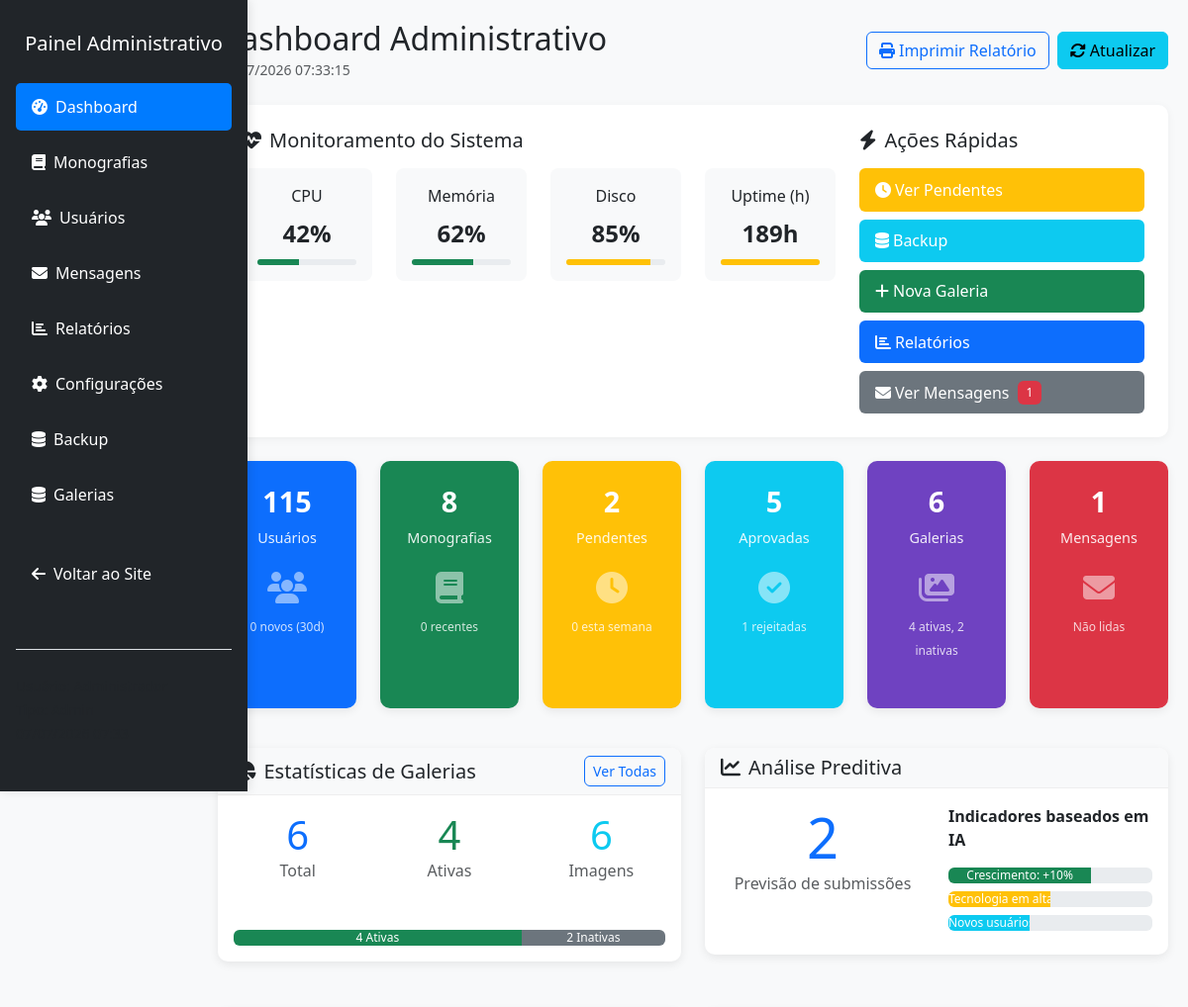
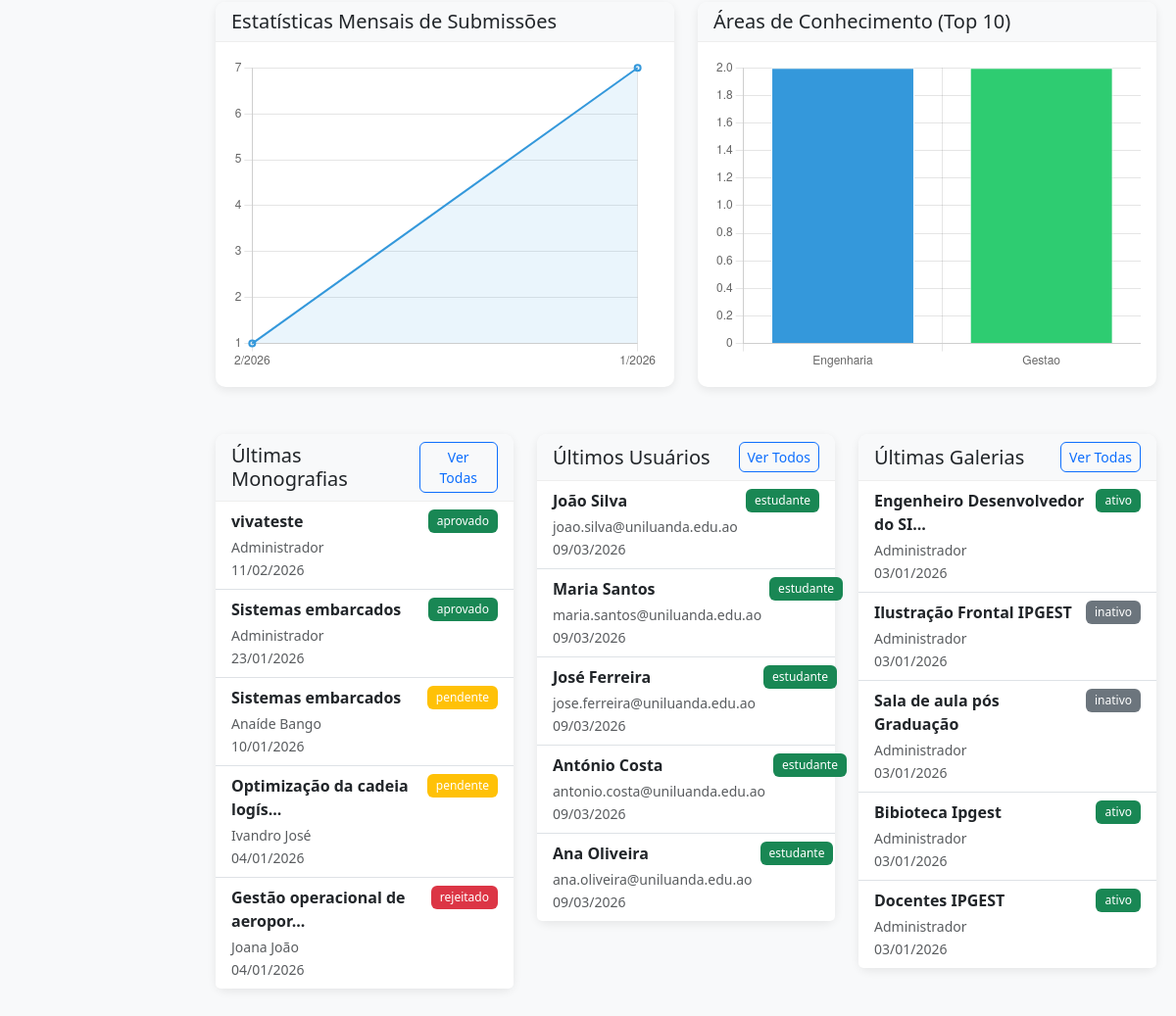
Page /admin/dashboard.php (signed in) on the committed database (2 pictures, top to bottom).
### tables this page shows
CREATE TABLE `monografias` (
  `id` int NOT NULL AUTO_INCREMENT,
  `titulo` varchar(255) NOT NULL,
  `resumo` text NOT NULL,
  `autor_id` int NOT NULL,
  `orientador` varchar(100) DEFAULT NULL,
  `curso` varchar(100) DEFAULT NULL,
  `palavras_chave` varchar(255) DEFAULT NULL,
  `arquivo` varchar(255) NOT NULL,
  `data_publicacao` date DEFAULT NULL,
  `status` enum('pendente','aprovado','rejeitado') DEFAULT 'pendente',
  `data_submissao` timestamp NULL DEFAULT CURRENT_TIMESTAMP,
  `area` varchar(150) DEFAULT NULL,
  `tipo_documento` varchar(50) DEFAULT NULL,
  PRIMARY KEY (`id`),
  KEY `autor_id` (`autor_id`),
  KEY `idx_monografias_autor` (`autor_id`),
  KEY `idx_monografias_titulo` (`titulo`),
  KEY `idx_monografias_palavras_chave` (`palavras_chave`),
  FULLTEXT KEY `ft_titulo_palavras` (`titulo`,`palavras_chave`),
  FULLTEXT KEY `titulo` (`titulo`,`resumo`,`palavras_chave`),
  CONSTRAINT `fk_monografias_autor` FOREIGN KEY (`autor_id`) REFERENCES `usuarios` (`id`) ON DELETE CASCADE ON UPDATE CASCADE
);

CREATE TABLE `usuarios` (
  `id` int NOT NULL AUTO_INCREMENT,
  `nome` varchar(100) NOT NULL,
  `email` varchar(100) NOT NULL,
  `password` varchar(255) NOT NULL,
  `tipo` enum('admin','estudante','professor') DEFAULT 'estudante',
  `foto` varchar(255) DEFAULT 'default.png',
  `data_criacao` timestamp NULL DEFAULT CURRENT_TIMESTAMP,
  `data_atualizacao` timestamp NULL DEFAULT CURRENT_TIMESTAMP ON UPDATE CURRENT_TIMESTAMP,
  PRIMARY KEY (`id`),
  UNIQUE KEY `email` (`email`)
);

CREATE TABLE `galerias` (
  `id` int NOT NULL AUTO_INCREMENT,
  `titulo` varchar(255) NOT NULL,
  `descricao` text,
  `imagem` varchar(255) NOT NULL,
  `categoria_id` int DEFAULT NULL,
  `status` enum('ativo','inativo') DEFAULT 'ativo',
  `usuario_id` int DEFAULT NULL,
  `data_criacao` timestamp NULL DEFAULT CURRENT_TIMESTAMP,
  `visualizacoes` int DEFAULT '0',
  PRIMARY KEY (`id`),
  KEY `idx_status` (`status`),
  KEY `idx_categoria` (`categoria_id`),
  KEY `idx_data` (`data_criacao`),
  KEY `fk_galerias_usuario` (`usuario_id`),
  CONSTRAINT `fk_galerias_usuario` FOREIGN KEY (`usuario_id`) REFERENCES `usuarios` (`id`) ON DELETE SET NULL ON UPDATE CASCADE,
  CONSTRAINT `galerias_ibfk_1` FOREIGN KEY (`categoria_id`) REFERENCES `categorias_galeria` (`id`) ON DELETE SET NULL
);

### admin/dashboard.php (the view, shortened to what the rows shown need)
<?php
$database = new Database();
$db = $database->getConnection();
try {
    $areasQuery = "SELECT area, COUNT(*) as total
                   FROM monografias
                   WHERE area IS NOT NULL AND status = 'aprovado'
                   GROUP BY area
                   ORDER BY total DESC
                   LIMIT 10";
    $areasStats = $db->query($areasQuery)->fetchAll(PDO::FETCH_ASSOC);
} catch (Exception $e) {
    $areasStats = [];
    error_log("Erro ao buscar estatísticas por área: " . $e->getMessage());
}
try {
    $monthlyQuery = "SELECT
        YEAR(data_submissao) as ano,
        MONTH(data_submissao) as mes,
        COUNT(*) as total,
        SUM(CASE WHEN status = 'aprovado' THEN 1 ELSE 0 END) as aprovadas,
        SUM(CASE WHEN status = 'pendente' THEN 1 ELSE 0 END) as pendentes,
        SUM(CASE WHEN status = 'rejeitado' THEN 1 ELSE 0 END) as rejeitadas
        FROM monografias
        WHERE data_submissao >= DATE_SUB(NOW(), INTERVAL 12 MONTH)
        GROUP BY YEAR(data_submissao), MONTH(data_submissao)
        ORDER BY ano DESC, mes DESC";
    $monthlyStats = $db->query($monthlyQuery)->fetchAll(PDO::FETCH_ASSOC);
} catch (Exception $e) {
    $monthlyStats = [];
    error_log("Erro ao buscar estatísticas mensais: " . $e->getMessage());
}
try {
    $latestMonografias = $db->query("SELECT m.*, u.nome as autor FROM monografias m
                    LEFT JOIN usuarios u ON m.autor_id = u.id
                    ORDER BY m.data_submissao DESC LIMIT 5")->fetchAll(PDO::FETCH_ASSOC);
} catch (Exception $e) {
    $latestMonografias = [];
    error_log("Erro ao buscar últimas monografias: " . $e->getMessage());
}
try {
    $latestUsers = $db->query("SELECT * FROM usuarios ORDER BY data_criacao DESC LIMIT 5")->fetchAll(PDO::FETCH_ASSOC);
} catch (Exception $e) {
    $latestUsers = [];
    error_log("Erro ao buscar últimos usuários: " . $e->getMessage());
}
try {
    $latestGalerias = $db->query("SELECT g.*, u.nome as autor FROM galerias g
                    LEFT JOIN usuarios u ON g.usuario_id = u.id
                    ORDER BY g.data_criacao DESC LIMIT 5")->fetchAll(PDO::FETCH_ASSOC);
} catch (Exception $e) {
    $latestGalerias = [];
    error_log("Erro ao buscar últimas galerias: " . $e->getMessage());
}
?>
<!DOCTYPE html>
<html lang="pt-pt">
<head>
    <?php include '../includes/head.php'; ?>
</head>
<body>
    <div class="container-fluid">
        <div class="row">
            <?php include 'sidebar.php'; ?>
            <div class="col-12 col-md-9 col-lg-10 ms-auto p-0">
                <div class="dashboard-container">
                    <div class="d-flex justify-content-between align-items-center mb-4 flex-wrap gap-2 dashboard-header">
                        <div>
                            <h2 class="mb-0">Dashboard Administrativo</h2>
                        </div>
                    </div>
                    <div class="row">
                        <div class="col-12 col-md-4">
                            <div class="card mb-4">
                                <div class="list-group list-group-flush">
                                    <?php if (!empty($latestMonografias)): ?>
                                        <?php foreach($latestMonografias as $m): ?>
                                        <div class="list-group-item">
                                            <div class="d-flex justify-content-between align-items-start">
                                                <div class="flex-grow-1">
                                                    <strong class="d-block mb-1"><?php echo htmlspecialchars(substr($m['titulo'], 0, 30)); ?><?php echo strlen($m['titulo']) > 30 ? '...' : ''; ?></strong>
                                                    <small class="text-muted d-block"><?php echo $m['autor'] ?? 'N/A'; ?></small>
                                                    <small class="text-muted"><?php echo date('d/m/Y', strtotime($m['data_submissao'])); ?></small>
                                                </div>
                                                <span class="badge bg-<?php echo $m['status'] == 'aprovado' ? 'success' : ($m['status'] == 'pendente' ? 'warning' : 'danger'); ?> ms-2">
                                                    <?php echo $m['status']; ?>
                                                </span>
                                            </div>
                                        </div>
                                        <?php endforeach; ?>
                                    <?php else: ?>
                                        <div class="list-group-item text-center text-muted py-3">
                                            Nenhuma monografia encontrada
                                        </div>
                                    <?php endif; ?>
                                </div>
                            </div>
                        </div>
                        <div class="col-12 col-md-4">
                            <div class="card mb-4">
                                <div class="list-group list-group-flush">
                                    <?php if (!empty($latestUsers)): ?>
                                        <?php foreach($latestUsers as $u): ?>
                                        <div class="list-group-item">
                                            <div class="d-flex justify-content-between align-items-start">
                                                <div class="flex-grow-1">
                                                    <strong class="d-block mb-1"><?php echo htmlspecialchars($u['nome']); ?></strong>
                                                    <small class="text-muted d-block"><?php echo $u['email']; ?></small>
                                                    <small class="text-muted"><?php echo date('d/m/Y', strtotime($u['data_criacao'])); ?></small>
                                                </div>
                                                <span class="badge bg-<?php echo $u['tipo'] == 'admin' ? 'danger' : ($u['tipo'] == 'estudante' ? 'success' : 'info'); ?> ms-2">
                                                    <?php echo $u['tipo']; ?>
                                                </span>
                                            </div>
                                        </div>
                                        <?php endforeach; ?>
                                    <?php else: ?>
                                        <div class="list-group-item text-center text-muted py-3">
                                            Nenhum usuário encontrado
                                        </div>
                                    <?php endif; ?>
                                </div>
                            </div>
                        </div>
                        <div class="col-12 col-md-4">
                            <div class="card mb-4">
                                <div class="list-group list-group-flush">
                                    <?php if (!empty($latestGalerias)): ?>
                                        <?php foreach($latestGalerias as $g): ?>
                                        <div class="list-group-item">
                                            <div class="d-flex justify-content-between align-items-start">
                                                <div class="flex-grow-1">
                                                    <strong class="d-block mb-1"><?php echo htmlspecialchars(substr($g['titulo'], 0, 30)); ?><?php echo strlen($g['titulo']) > 30 ? '...' : ''; ?></strong>
                                                    <small class="text-muted d-block"><?php echo $g['autor'] ?? 'Admin'; ?></small>
                                                    <small class="text-muted"><?php echo date('d/m/Y', strtotime($g['data_criacao'])); ?></small>
                                                </div>
                                                <span class="badge bg-<?php echo $g['status'] == 'ativo' ? 'success' : 'secondary'; ?> ms-2">
                                                    <?php echo $g['status']; ?>
                                                </span>
                                            </div>
                                        </div>
                                        <?php endforeach; ?>
                                    <?php else: ?>
                                        <div class="list-group-item text-center text-muted py-3">
                                            Nenhuma galeria encontrada
                                        </div>
                                    <?php endif; ?>
                                </div>
                            </div>
                        </div>
                    </div>
                </div>
            </div>
        </div>
    </div>
    <script>
    function refreshDashboard() {
        location.reload();
    }
    <?php if (!empty($monthlyStats)): ?>
    // ========== GRÁFICO MENSAL ==========
    var monthlyData = <?php echo json_encode($monthlyStats); ?>;
    if (monthlyData.length > 0) {
        var ctx1 = document.getElementById('monthlyChart').getContext('2d');
        new Chart(ctx1, {
            type: 'line',
            data: {
                labels: monthlyData.map(function(m) { return m.mes + '/' + m.ano; }),
                datasets: [{
                    label: 'Total',
                    data: monthlyData.map(function(m) { return m.total; }),
                    borderColor: '#3498db',
                    backgroundColor: 'rgba(52, 152, 219, 0.1)',
                    borderWidth: 2,
                    fill: true,
                    tension: 0.4
                }]
            },
            options: {
                responsive: true,
                maintainAspectRatio: false,
                plugins: {
                    legend: {
                        display: false
                    }
                }
            }
        });
    }
    <?php endif; ?>
    <?php if (!empty($areasStats)): ?>
    // ========== GRÁFICO ÁREAS ==========
    var areasData = <?php echo json_encode($areasStats); ?>;
    if (areasData.length > 0) {
        var ctx2 = document.getElementById('areasChart').getContext('2d');
        new Chart(ctx2, {
            type: 'bar',
            data: {
                labels: areasData.map(function(a) {
                    return a.area.length > 15 ? a.area.substring(0, 15) + '...' : a.area;
                }),
                datasets: [{
                    label: 'Quantidade',
                    data: areasData.map(function(a) { return a.total; }),
                    backgroundColor: [
                        '#3498db', '#2ecc71', '#e74c3c', '#f1c40f', '#9b59b6',
                        '#1abc9c', '#d35400', '#c0392b', '#16a085', '#8e44ad'
                    ],
                    borderColor: '#fff',
                    borderWidth: 1
                }]
            },
            options: {
                responsive: true,
                maintainAspectRatio: false,
                plugins: {
                    legend: {
                        display: false
                    }
                }
            }
        });
    }
    <?php endif; ?>
    </script>
</body>
</html>

### rows in the picture
monografias: titulo "vivateste", autor.nome "Administrador", data_submissao "11/02/2026", status "aprovado"
monografias: titulo "Sistemas embarcados", autor.nome "Administrador", data_submissao "23/01/2026", status "aprovado"
monografias: titulo "Sistemas embarcados", autor.nome "Anaíde Bango", data_submissao "10/01/2026", status "pendente"
monografias: titulo "Optimização da cadeia logís", autor.nome "Ivandro José", data_submissao "04/01/2026", status "pendente"
monografias: titulo "Gestão operacional de aeropor", autor.nome "Joana João", data_submissao "04/01/2026", status "rejeitado"
usuarios: nome "João Silva", email "joao.silva@uniluanda.edu.ao", data_criacao "09/03/2026", tipo "estudante"
usuarios: nome "Maria Santos", email "maria.santos@uniluanda.edu.ao", data_criacao "09/03/2026", tipo "estudante"
usuarios: nome "José Ferreira", email "jose.ferreira@uniluanda.edu.ao", data_criacao "09/03/2026", tipo "estudante"
usuarios: nome "António Costa", email "antonio.costa@uniluanda.edu.ao", data_criacao "09/03/2026", tipo "estudante"
usuarios: nome "Ana Oliveira", email "ana.oliveira@uniluanda.edu.ao", data_criacao "09/03/2026", tipo "estudante"
galerias: titulo "Engenheiro Desenvolvedor do SI", usuario.nome "Administrador", data_criacao "03/01/2026", status "ativo"
galerias: titulo "Ilustração Frontal IPGEST", usuario.nome "Administrador", data_criacao "03/01/2026", status "inativo"
galerias: titulo "Sala de aula pós Graduação", usuario.nome "Administrador", data_criacao "03/01/2026", status "inativo"
galerias: titulo "Bibioteca Ipgest", usuario.nome "Administrador", data_criacao "03/01/2026", status "ativo"
galerias: titulo "Docentes IPGEST", usuario.nome "Administrador", data_criacao "03/01/2026", status "ativo"

### other values in the picture
$label "CPU"
$systemUsage[$key] "42"
$label "Memória"
$systemUsage[$key] "62"
$label "Disco"
$systemUsage[$key] "85"
$label "Uptime (h)"
$systemUsage[$key] "189"
$stats['mensagens_abertas'] "1"
$c['value'] "115"
$c['title'] "Usuários"
$c['sub'] "0 novos (30d)"
$c['value'] "8"
$c['title'] "Monografias"
$c['sub'] "0 recentes"
